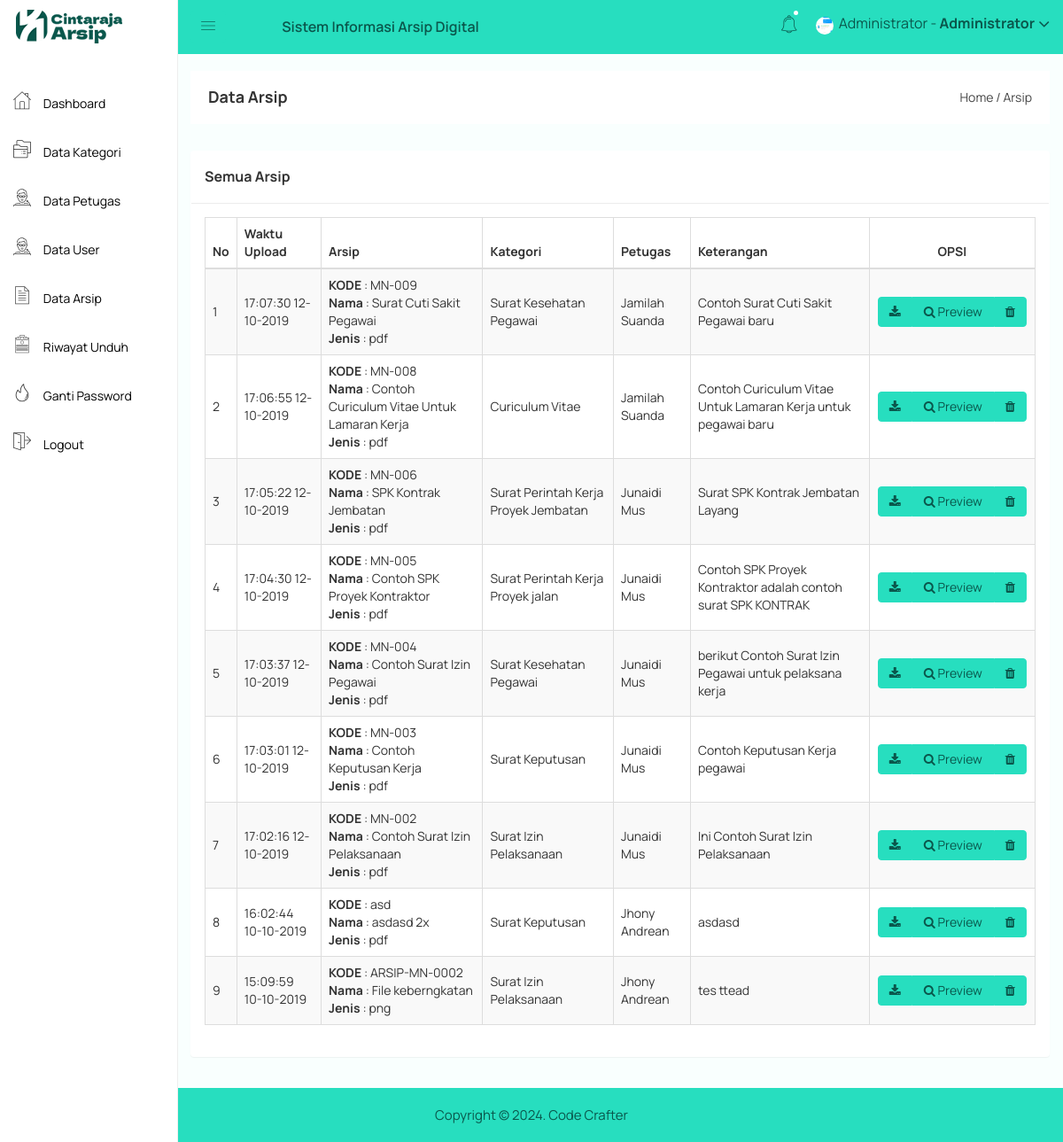
Page /admin/arsip.php (signed in) on the earlier database version.
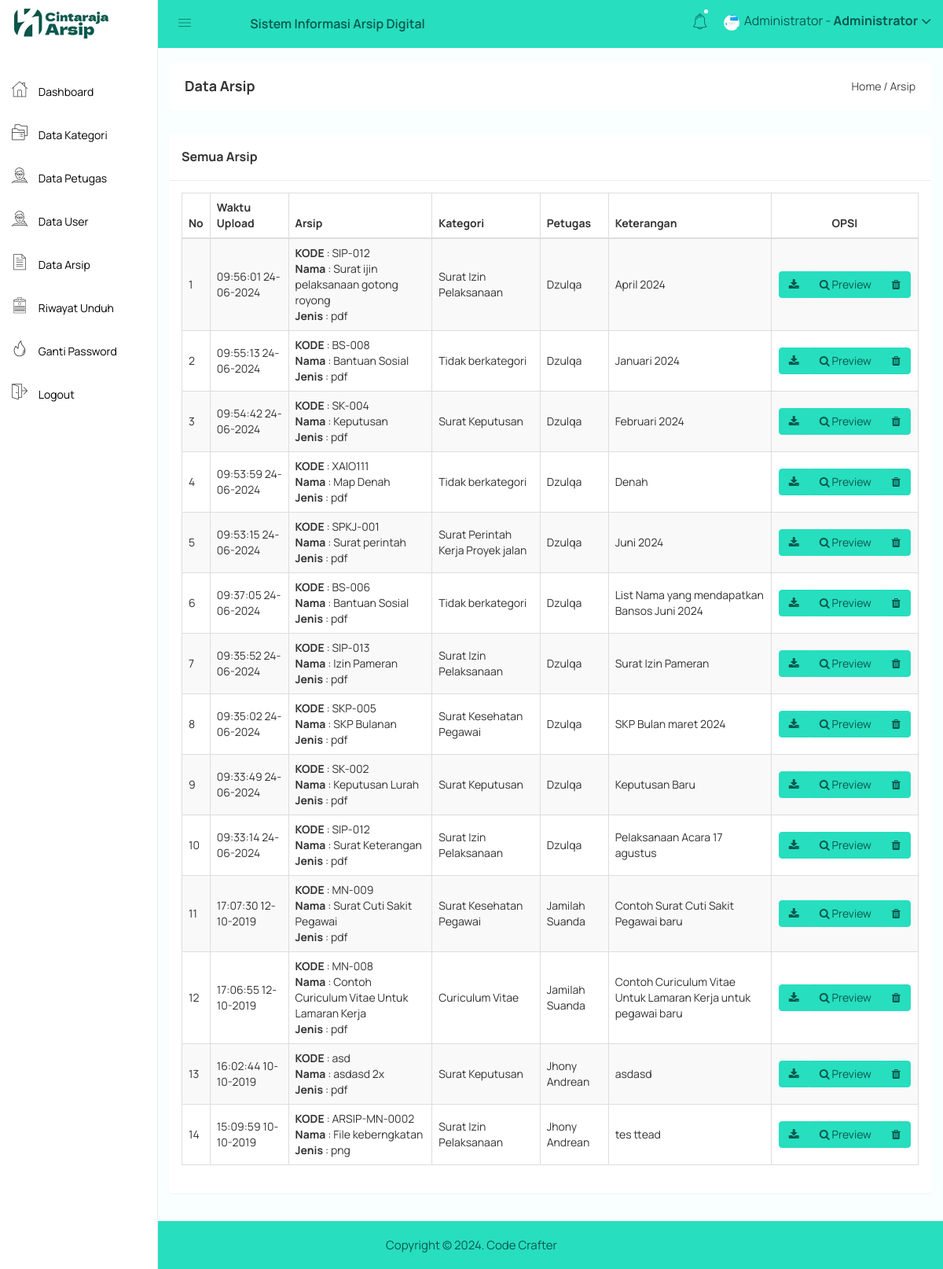
Same page on the later database version.
### tables this page shows
CREATE TABLE `arsip` (
  `arsip_id` int(11) NOT NULL,
  `arsip_waktu_upload` datetime NOT NULL,
  `arsip_petugas` int(11) NOT NULL,
  `arsip_kode` varchar(255) NOT NULL,
  `arsip_nama` varchar(255) NOT NULL,
  `arsip_jenis` varchar(255) NOT NULL,
  `arsip_kategori` int(11) NOT NULL,
  `arsip_keterangan` text NOT NULL,
  `arsip_file` varchar(255) NOT NULL
);

CREATE TABLE `kategori` (
  `kategori_id` int(11) NOT NULL,
  `kategori_nama` varchar(255) NOT NULL,
  `kategori_keterangan` text NOT NULL
);

CREATE TABLE `petugas` (
  `petugas_id` int(11) NOT NULL,
  `petugas_nama` varchar(255) NOT NULL,
  `petugas_username` varchar(255) NOT NULL,
  `petugas_password` varchar(255) NOT NULL,
  `petugas_foto` varchar(255) NOT NULL
);

### admin/arsip.php (the view, shortened to what this page needs)
<?php include 'header.php'; ?>
<div class="breadcome-area">
    <div class="container-fluid">
        <div class="row">
            <div class="col-lg-12 col-md-12 col-sm-12 col-xs-12">
                <div class="breadcome-list">
                    <div class="row">
                        <div class="col-lg-6 col-md-6 col-sm-6 col-xs-12">
                            <div class="breadcome-heading">
                                <h4 style="margin-bottom: 0px">Data Arsip</h4>
                            </div>
                        </div>
                        <div class="col-lg-6 col-md-6 col-sm-6 col-xs-12">
                            <ul class="breadcome-menu" style="padding-top: 0px">
                                <li><a href="#">Home</a> <span class="bread-slash">/</span></li>
                                <li><span class="bread-blod">Arsip</span></li>
                            </ul>
                        </div>
                    </div>
                </div>
            </div>
        </div>
    </div>
</div>
<div class="container-fluid">
    <div class="panel panel">
        <div class="panel-heading">
            <h3 class="panel-title">Semua Arsip</h3>
        </div>
        <div class="panel-body">
            <table id="table" class="table table-bordered table-striped table-hover table-datatable">
                <thead>
                    <tr>
                        <th width="1%">No</th>
                        <th>Waktu Upload</th>
                        <th>Arsip</th>
                        <th>Kategori</th>
                        <th>Petugas</th>
                        <th>Keterangan</th>
                        <th class="text-center" width="20%">OPSI</th>
                    </tr>
                </thead>
                <tbody>
                    <?php
                    include '../koneksi.php';
                    $no = 1;
                    $arsip = mysqli_query($koneksi,"SELECT * FROM arsip,kategori,petugas WHERE arsip_petugas=petugas_id and arsip_kategori=kategori_id ORDER BY arsip_id DESC");
                    while($p = mysqli_fetch_array($arsip)){
                        ?>
                        <tr>
                            <td><?php echo $no++; ?></td>
                            <td><?php echo date('H:i:s  d-m-Y',strtotime($p['arsip_waktu_upload'])) ?></td>
                            <td>
                                <b>KODE</b> : <?php echo $p['arsip_kode'] ?><br>
                                <b>Nama</b> : <?php echo $p['arsip_nama'] ?><br>
                                <b>Jenis</b> : <?php echo $p['arsip_jenis'] ?><br>
                            </td>
                            <td><?php echo $p['kategori_nama'] ?></td>
                            <td><?php echo $p['petugas_nama'] ?></td>
                            <td><?php echo $p['arsip_keterangan'] ?></td>
                            <td class="text-center">
                                <div class="btn-group">
                                    <a target="_blank" class="btn btn-default" href="../arsip/<?php echo $p['arsip_file']; ?>"><i class="fa fa-download"></i></a>
                                    <a target="_blank" href="arsip_preview.php?id=<?php echo $p['arsip_id']; ?>" class="btn btn-default"><i class="fa fa-search"></i> Preview</a>
                                    <button type="button" class="btn btn-primary" data-toggle="modal" data-target="#exampleModal_<?php echo $p['arsip_id']; ?>">
                                        <i class="fa fa-trash"></i>
                                    </button>
                                </div>
                            </td>
                        </tr>
                        <?php
                    }
                    ?>
                </tbody>
            </table>
        </div>
    </div>
</div>
<?php include 'footer.php'; ?>

Differences in the rows shown:
no longer on this page (row unchanged): arsip: arsip_waktu_upload "17:05:22 12-10-2019", arsip_kode "MN-006", arsip_nama "SPK Kontrak Jembatan", arsip_jenis "pdf", kategori.kategori_nama "Surat Perintah Kerja Proyek Jembatan", petugas.petugas_nama "Junaidi Mus", arsip_keterangan "Surat SPK Kontrak Jembatan Layang"
no longer on this page (row unchanged): arsip: arsip_waktu_upload "17:04:30 12-10-2019", arsip_kode "MN-005", arsip_nama "Contoh SPK Proyek Kontraktor", arsip_jenis "pdf", kategori.kategori_nama "Surat Perintah Kerja Proyek jalan", petugas.petugas_nama "Junaidi Mus", arsip_keterangan "Contoh SPK Proyek Kontraktor adalah contoh surat SPK KONTRAK"
no longer on this page (row unchanged): arsip: arsip_waktu_upload "17:03:37 12-10-2019", arsip_kode "MN-004", arsip_nama "Contoh Surat Izin Pegawai", arsip_jenis "pdf", kategori.kategori_nama "Surat Kesehatan Pegawai", petugas.petugas_nama "Junaidi Mus", arsip_keterangan "berikut Contoh Surat Izin Pegawai untuk pelaksana kerja"
no longer on this page (row unchanged): arsip: arsip_waktu_upload "17:03:01 12-10-2019", arsip_kode "MN-003", arsip_nama "Contoh Keputusan Kerja", arsip_jenis "pdf", kategori.kategori_nama "Surat Keputusan", petugas.petugas_nama "Junaidi Mus", arsip_keterangan "Contoh Keputusan Kerja pegawai"
no longer on this page (row unchanged): arsip: arsip_waktu_upload "17:02:16 12-10-2019", arsip_kode "MN-002", arsip_nama "Contoh Surat Izin Pelaksanaan", arsip_jenis "pdf", kategori.kategori_nama "Surat Izin Pelaksanaan", petugas.petugas_nama "Junaidi Mus", arsip_keterangan "Ini Contoh Surat Izin Pelaksanaan"
added arsip: arsip_waktu_upload "09:56:01 24-06-2024", arsip_kode "SIP-012", arsip_nama "Surat ijin pelaksanaan gotong royong", arsip_jenis "pdf", arsip_kategori.kategori_nama "Surat Izin Pelaksanaan", petugas.petugas_nama "Dzulqa", arsip_keterangan "April 2024"
added arsip: arsip_waktu_upload "09:55:13 24-06-2024", arsip_kode "BS-008", arsip_nama "Bantuan Sosial", arsip_jenis "pdf", arsip_kategori.kategori_nama "Tidak berkategori", petugas.petugas_nama "Dzulqa", arsip_keterangan "Januari 2024"
added arsip: arsip_waktu_upload "09:54:42 24-06-2024", arsip_kode "SK-004", arsip_nama "Keputusan", arsip_jenis "pdf", arsip_kategori.kategori_nama "Surat Keputusan", petugas.petugas_nama "Dzulqa", arsip_keterangan "Februari 2024"
added arsip: arsip_waktu_upload "09:53:59 24-06-2024", arsip_kode "XAIO111", arsip_nama "Map Denah", arsip_jenis "pdf", arsip_kategori.kategori_nama "Tidak berkategori", petugas.petugas_nama "Dzulqa", arsip_keterangan "Denah"
added arsip: arsip_waktu_upload "09:53:15 24-06-2024", arsip_kode "SPKJ-001", arsip_nama "Surat perintah", arsip_jenis "pdf", arsip_kategori.kategori_nama "Surat Perintah Kerja Proyek jalan", petugas.petugas_nama "Dzulqa", arsip_keterangan "Juni 2024"
added arsip: arsip_waktu_upload "09:37:05 24-06-2024", arsip_kode "BS-006", arsip_nama "Bantuan Sosial", arsip_jenis "pdf", arsip_kategori.kategori_nama "Tidak berkategori", petugas.petugas_nama "Dzulqa", arsip_keterangan "List Nama yang mendapatkan Bansos Juni 2024"
added arsip: arsip_waktu_upload "09:35:52 24-06-2024", arsip_kode "SIP-013", arsip_nama "Izin Pameran", arsip_jenis "pdf", arsip_kategori.kategori_nama "Surat Izin Pelaksanaan", petugas.petugas_nama "Dzulqa", arsip_keterangan "Surat Izin Pameran"
added arsip: arsip_waktu_upload "09:35:02 24-06-2024", arsip_kode "SKP-005", arsip_nama "SKP Bulanan", arsip_jenis "pdf", arsip_kategori.kategori_nama "Surat Kesehatan Pegawai", petugas.petugas_nama "Dzulqa", arsip_keterangan "SKP Bulan maret 2024"
added arsip: arsip_waktu_upload "09:33:49 24-06-2024", arsip_kode "SK-002", arsip_nama "Keputusan Lurah", arsip_jenis "pdf", arsip_kategori.kategori_nama "Surat Keputusan", petugas.petugas_nama "Dzulqa", arsip_keterangan "Keputusan Baru"
added arsip: arsip_waktu_upload "09:33:14 24-06-2024", arsip_kode "SIP-012", arsip_nama "Surat Keterangan", arsip_jenis "pdf", arsip_kategori.kategori_nama "Surat Izin Pelaksanaan", petugas.petugas_nama "Dzulqa", arsip_keterangan "Pelaksanaan Acara 17 agustus"
